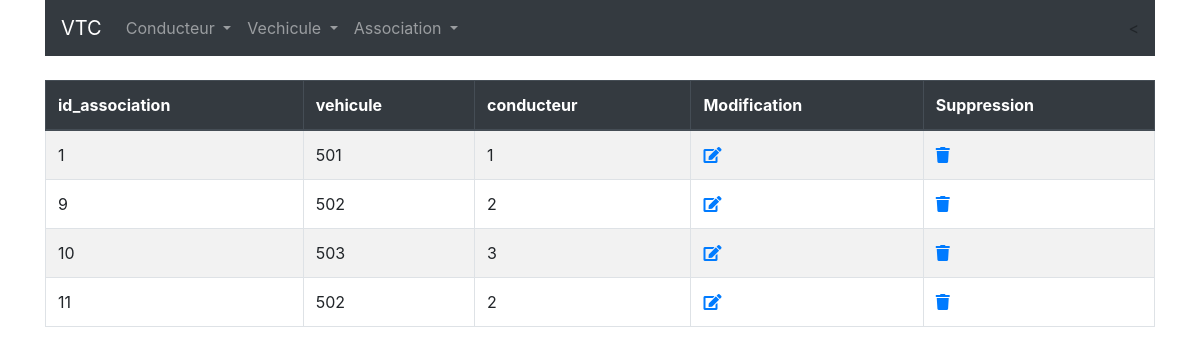
Screenshot of /vtc/index.php?controleur=association&methode=liste with the database file from the repository.
### tables this page shows
CREATE TABLE `association_vehicule_conducteur` (
  `id_association` int(11) NOT NULL,
  `id_vehicule` int(11) NOT NULL,
  `id_conducteur` int(11) NOT NULL
);

### vtc/Controleurs/BaseControleur.php (called while the page is built, shortened)
<?php
class BaseControleur
{
    public function rendu($vue, array $parametresVue = [])
    {
        extract($parametresVue);
        include "vues/" . $vue;
        include_once "vues/base.html.php";
    }
}

### vtc/Controleurs/AssociationControleur.php (called while the page is built, shortened)
<?php
class AssociationControleur extends BaseControleur
{
    public function liste()
    {
        $AssociationtModele = new AM;
        $associations = $AssociationtModele->selectAll();
        return $this->rendu("association/table.html.php", compact("associations"));
    }
}

### vtc/index.php (called while the page is built, shortened)
<?php
include_once "includes/init.inc.php";
if( $_GET ){
    if( !empty($_GET["controleur"]) ){
        $nomControleur = $_GET["controleur"];
    } else {
        $nomControleur = "accueil";
    }
    if( !empty($_GET["methode"]) ) {
        $methode = $_GET["methode"];
    } else {
        $methode = $nomControleur== "accueil" ? "index" : "liste";
    }
    $id = !empty($_GET["id"]) ? $_GET["id"] : null;
} else {
    $nomControleur = "accueil";
    $methode = "index";
    $id = null;
}
$controleur = new $classeControleur;
$controleur->$methode($id);

### vtc/autoload.php (called while the page is built, shortened)
<?php
function chargerClasse($classe)
{
    $classe = str_replace("\\", "/", $classe);
}

### vtc/Modeles/Modele.php (called while the page is built, shortened)
<?php
abstract class Modele
{
    static public function pdo()
    {
        try {
            $pdo = new PDO("mysql:host=localhost;dbname=vtc", "root", "");
        } catch (Exception $ex) {
            die($ex->getMessage());
        }
        return $pdo;
    }
}

### vtc/Modeles/AssociationModele.php (called while the page is built, shortened)
<?php
class AssociationModele extends Modele
{
    public function selectAll()
    {
        $pdostatement = self::pdo()->query("SELECT * FROM association_vehicule_conducteur");
        return $pdostatement->fetchAll(PDO::FETCH_CLASS, Association::class);
    }
}

### vtc/Modeles/Entites/Association.php (called while the page is built, shortened)
<?php
class Association extends Entite
{
    private $id_association;
    private $id_vehicule;
    private $id_conducteur;
    public function getId_association()
    {
        return $this->id_association;
    }
    public function getId_vehicule()
    {
        return $this->id_vehicule;
    }
    public function getId_conducteur()
    {
        return $this->id_conducteur;
    }
}

### vtc/includes/functions.inc.php (called while the page is built, shortened)
<?php
function lien($controleur, $methode, $id = null)
{
    return "?controleur=$controleur&methode=$methode" . ($id ? "&id=$id" : "");
}

### vtc/vues/association/table.html.php (the view)
<table class="table table-bordered table-striped">
    <thead class="thead-dark">
        <th>id_association</th>
        <th>vehicule</th>
        <th>conducteur</th>
        <th>Modification</th>
        <th>Suppression</th>
    </thead>
    <tbody>
        <?php foreach ($associations as $association) : ?>
            <tr>
                <td>
                    <?= $association->getId_association() ?>
                </td>
                <td>
                    <?= $association->getId_vehicule() ?>
                </td>
                <td>
                    <?= $association->getId_conducteur() ?>
                </td>
                <td>
                    <a href="<?= lien("association", "modifier", $association->getId_association()) ?>"><i class="fa fa-edit"></i></a>
                </td>
                <td>
                    <a href="<?= lien("association", "supprimer", $association->getId_association()) ?>"><i class="fa fa-trash"></i></a>
                </td>
            </tr>
        <?php endforeach ?>
    </tbody>
</table>

### rows the page displays
association_vehicule_conducteur: id_association "1", id_vehicule "501", id_conducteur "1"
association_vehicule_conducteur: id_association "9", id_vehicule "502", id_conducteur "2"
association_vehicule_conducteur: id_association "10", id_vehicule "503", id_conducteur "3"
association_vehicule_conducteur: id_association "11", id_vehicule "502", id_conducteur "2"
